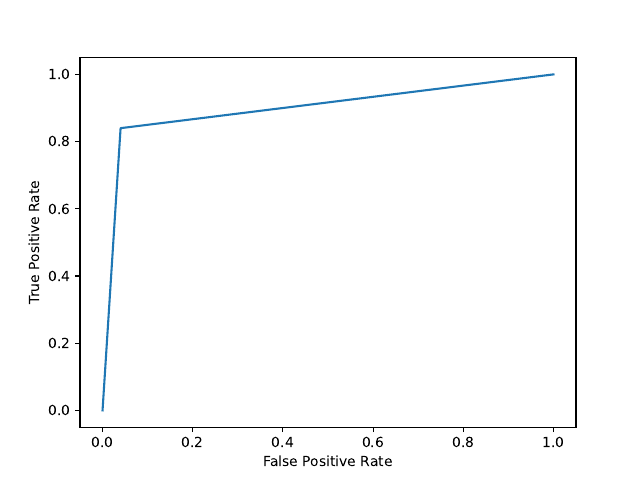

Recreate this plot in Python.
from pyod import utils
from pyod.models.knn import KNN
from matplotlib import pyplot as plt
from sklearn.metrics import confusion_matrix, roc_curve

X_train, X_test, y_train, y_test = utils.generate_data(n_train=400, n_test=100, contamination=0.25)

clf = KNN(contamination=0.25)
clf.fit(X_train)

y_train_pred = clf.labels_
y_test_pred = clf.predict(X_test)

conf_matrix = confusion_matrix(y_test, y_test_pred)
print(conf_matrix)
# BA = (TPR + TNR) / 2 balanced accuracy
# TPR = TP / (TP + FN) sensitivity / recall
# TNR = TN / (TN + FP) specificity
TP = conf_matrix[0, 0]
FN = conf_matrix[0, 1]
FP = conf_matrix[1, 0]
TN = conf_matrix[1, 1]
TPR = TP / (TP + FN)
TNR = TN / (TN + FP)
BA = (TPR + TNR) / 2
print(BA)

curve = roc_curve(y_test, y_test_pred)
plt.plot(curve[0], curve[1])
plt.xlabel('False Positive Rate')
plt.ylabel('True Positive Rate')
plt.savefig('./ex2.pdf')
plt.show()